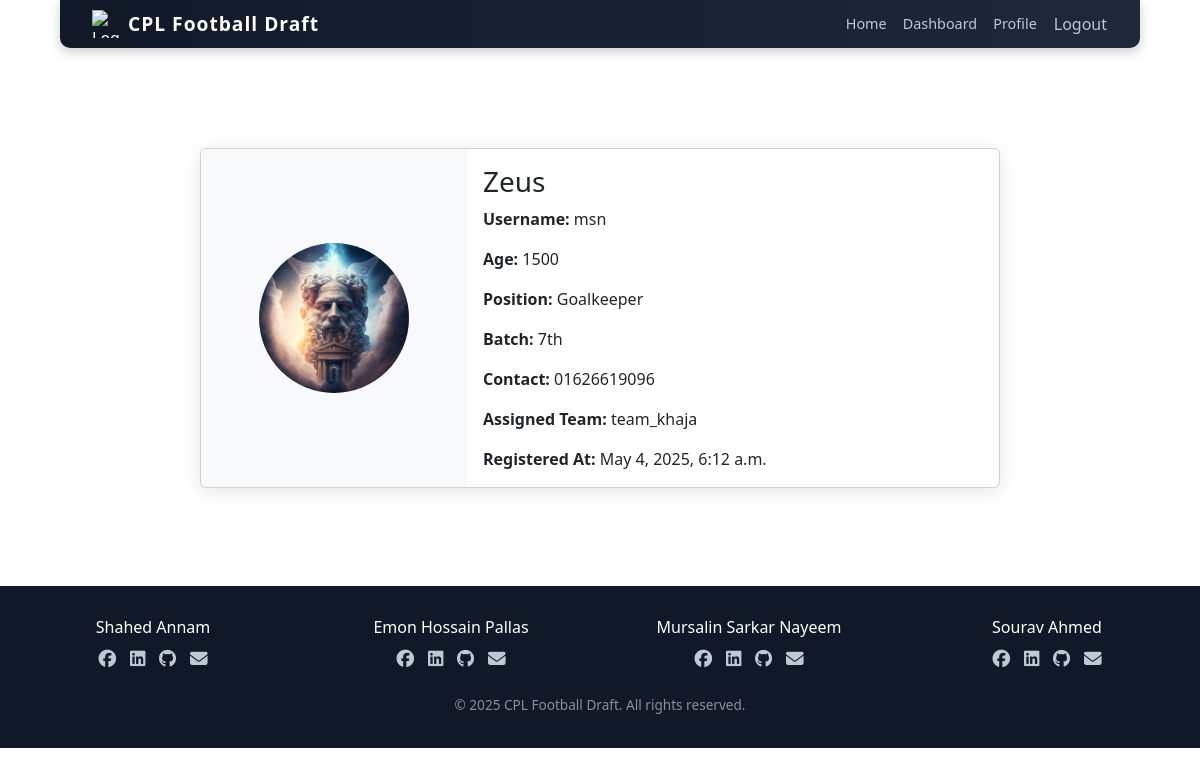
Page /player/profile/ (signed in) on the earlier database version.
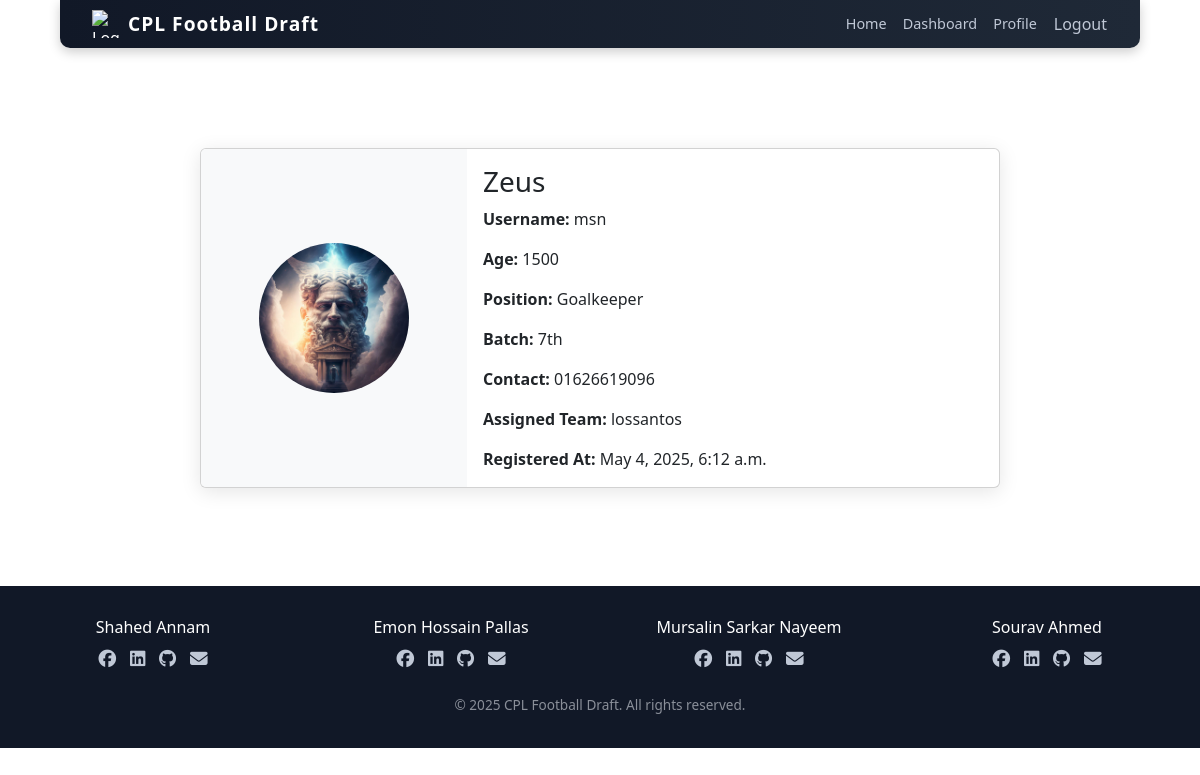
Same page on the later database version.
### player/models.py (models this page shows, shortened)
class Player(models.Model):
    POSITION_CHOICES = [
        ('Midfielder', 'Midfielder'),
        ('Goalkeeper', 'Goalkeeper'),
        ('Forward', 'Forward'),
        ('Defender', 'Defender'),
    ]
    user = models.ForeignKey(settings.AUTH_USER_MODEL, on_delete=models.CASCADE)
    name = models.CharField(max_length=100)
    age = models.IntegerField()
    playing_position = models.CharField(max_length=20, choices=POSITION_CHOICES)
    batch = models.CharField(max_length=10)
    contact_number = models.CharField(max_length=15, blank=True, null=True)
    profile_picture = models.ImageField(upload_to='profile_pics/', blank=True, null=True)
    assigned_team = models.CharField(max_length=100, default="Not bought yet")
    registered_at = models.DateTimeField(auto_now_add=True)
    price = models.IntegerField(default=100)

### CPL/models.py (models this page shows)
class CustomUser(AbstractUser):
    ROLE_CHOICES = (
        ('player', 'Player'),
        ('team', 'Team'),
        ('authority', 'Authority'),
    )
    role = models.CharField(max_length=20, choices=ROLE_CHOICES)

### player/views.py (the view)
# urls.py: path('profile/', views.player_profile, name='player_profile'),
@login_required
def player_profile(request):
    player = Player.objects.filter(user=request.user).first()
    return render(request, 'player/player_profile.html', {'player': player})

### templates/player/player_profile.html
{% extends 'CPL/base.html' %}
{% load static %}
{% block head %}
<link rel="stylesheet" href="{% static 'player/stylePlayer_profile.css' %}">
{% endblock %}
{% block content %}
<div class="container py-5">
    <div class="card profile-card mx-auto">
        <div class="row g-0">
            <div class="col-md-4 text-center bg-light d-flex align-items-center justify-content-center">
                <img src="{{ player.profile_picture.url }}" alt="Profile Picture" class="img-fluid rounded-circle profile-img">
            </div>
            <div class="col-md-8">
                <div class="card-body">
                    <h3 class="card-title">{{ player.name }}</h3>
                    <p class="card-text"><strong>Username:</strong> {{ player.user.username }}</p>
                    <p class="card-text"><strong>Age:</strong> {{ player.age }}</p>
                    <p class="card-text"><strong>Position:</strong> {{ player.playing_position }}</p>
                    <p class="card-text"><strong>Batch:</strong> {{ player.batch }}</p>
                    <p class="card-text"><strong>Contact:</strong> {{ player.contact_number }}</p>
                    <p class="card-text"><strong>Assigned Team:</strong> {{ player.assigned_team }}</p>
                    <p class="card-text"><strong>Registered At:</strong> {{ player.registered_at }}</p>
                </div>
            </div>
        </div>
    </div>
</div>
{% endblock %}

Differences in the rows shown:
changed Player "Zeus": assigned_team "team_khaja" → "lossantos"
